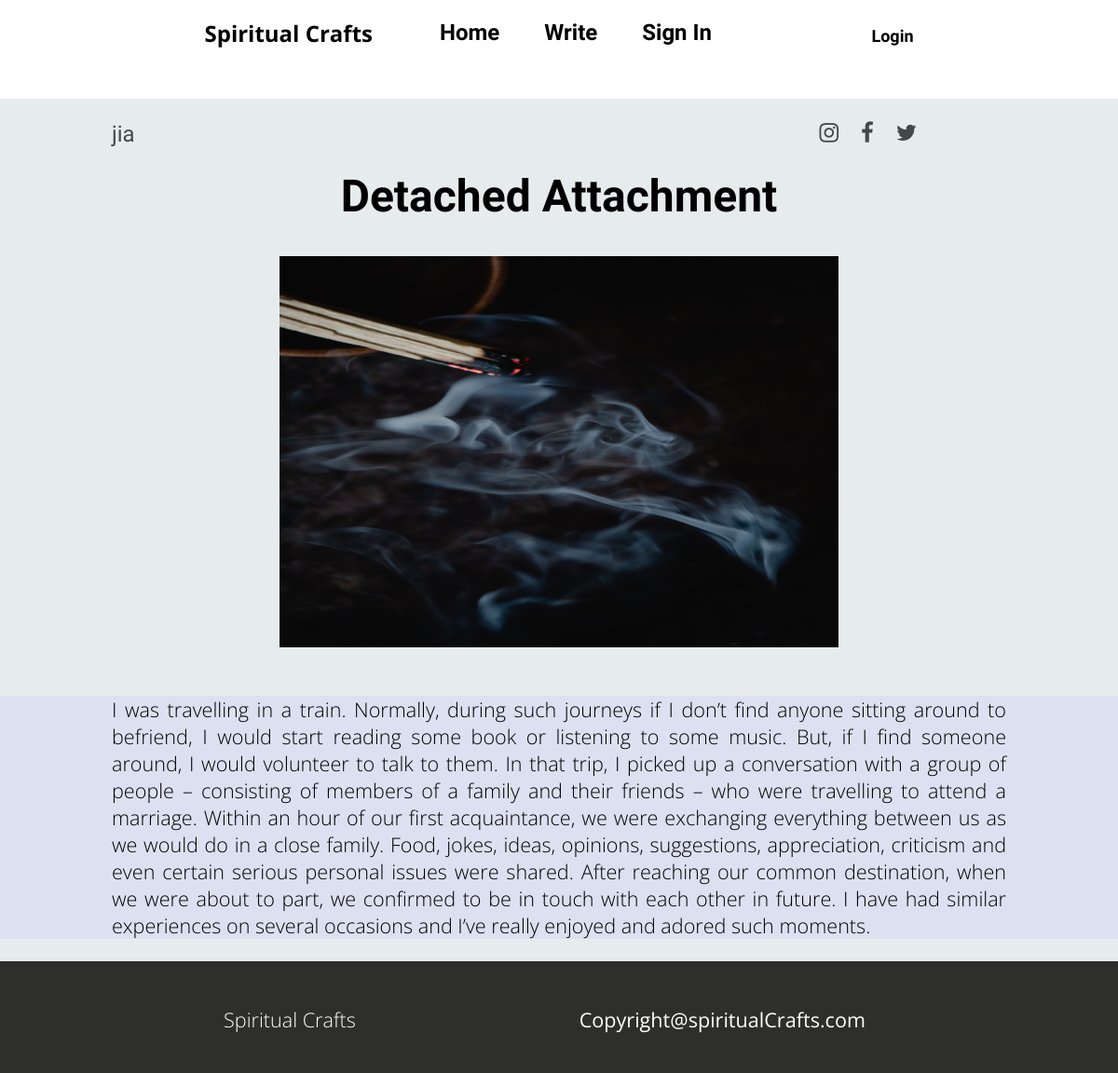
Page /detailaboutblog.php?action1=detail&id=17&name=jia on the committed database.
### tables this page shows
CREATE TABLE `POST` (
  `post_id` int NOT NULL,
  `user_id` int DEFAULT NULL,
  `name` varchar(100) DEFAULT NULL,
  `status` enum('PUBLIC','PRIVATE') DEFAULT NULL,
  `content` text,
  `image` varchar(100) DEFAULT NULL,
  `published_at` datetime DEFAULT NULL,
  `blog_title` varchar(100) DEFAULT NULL,
  `status_by_admin` enum('Approved','Pending','Rejected') DEFAULT NULL,
  `edited_at` datetime DEFAULT NULL
);

### src/detailaboutblog.php (the view, shortened to what this page needs)
<!DOCTYPE html>
<html lang="en">
<head>
    <link rel="stylesheet" href="css/style.css">
    <link rel="stylesheet" href="css/utils.css">
    <link rel="stylesheet" href="https://cdnjs.cloudflare.com/ajax/libs/font-awesome/4.7.0/css/font-awesome.min.css">
</head>
<body>
    <?php include "header.php"; ?>
    <?php if(isset($_GET['action1'])){
        $id=$_GET['id'];
        $name=$_GET['name'];
        include "connection.php";
        $query ="SELECT * FROM `POST` where post_id='$id'";
        $result=mysqli_query($conn,$query);
        $row=mysqli_fetch_assoc($result); ?>
        <div style="background-color:#e6eced;">
     <?php   echo '<p id="name_of_detailblogger_post" >'.$name.'<i class="fa fa-twitter" style="float:right;margin-right:18vw;"  ></i><i class="fa fa-facebook" style="float:right;margin-right:2vw;" ></i><i class="fa fa-instagram" style="float:right;margin-right:2vw;" ></i></p>';
            foreach($result as $row){
                echo '<center><p id="title_detail">'.$row['blog_title'].'</p></center>
                      <center><img src='.$row['image'].' id="image_detail"></center>
                      <center><div style="background-color:#dbe1f1"><p id="content_detail">'.$row['content'].'</p></div></center>';
            }
    }?>
      <?php include "footer.php"; ?>
      </div>
</body>
</html>

### src/css/style.css (style rules this page uses)
* { padding: 0; margin: 0; }
#name_of_detailblogger_post { color:#43494a; font-size:2vw; font-family: var(--font4); margin-top:3vw; margin-left:10vw; font-weight:normal; padding-top:2vw; }
#title_detail { margin-top:2vw; font-size:4vw; font-family: var(--font5); font-weight:bold; }
#image_detail { height:35vw; width:50%; margin-top:3vw; }
#content_detail { margin-left:10vw; margin-right:10vw; margin-top:4vw; margin-bottom:2vw; font-size:1.8vw; font-family: var(--font6); font-weight:50; text-align:justify; }

### src/css/utils.css (style rules this page uses)
:root { --main-bg-color:brown; --font1: 'Fascinate', cursive; --font2: 'Baloo 2', cursive; --font3: 'Fascinate', cursive; --font4:'Staatliches', cursive; --font5:'Anek Latin', sans-serif; --font6: 'Open Sans', sans-serif; --font7:'Open Sans', sans-serif; }

### rows in the picture
post: blog_title "Detached Attachment", image (picture), content "I was travelling in a train. Normally, during such journeys if I don’t find anyone sitting around to befriend, I would start reading some book or listening to some music. But, if I find someone around, I would volunteer to talk to them. In that trip, I picked up a conversation with a group of people – consisting of members of a family and their friends – who were travelling to attend a marriage. Within an hour of our first acquaintance, we were exchanging everything between us as we would do in a close family. Food, jokes, ideas, opinions, suggestions, appreciation, criticism and even certain serious personal issues were shared. After reaching our common destination, when we were about to…"

### other values in the picture
$name "jia"
